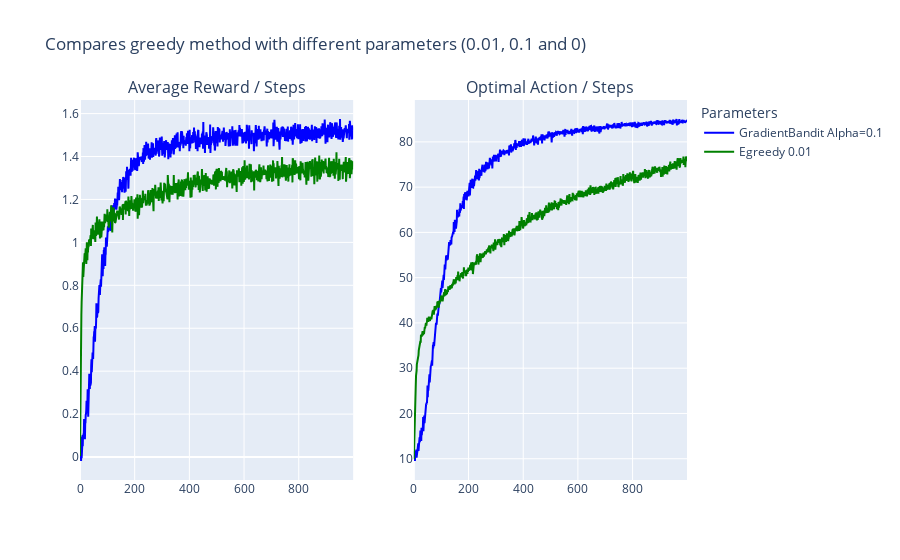

The code cell stored with this chart in its notebook:
### Code cell
results_exp_4 = {
    'GradientBandit Alpha=0.1': {
        "mean_reward": mean_rewards_gb,
        "optimal_action": percent_optimal_action_gb,
        "color": "blue"
    },
    'Egreedy 0.01': {
        "mean_reward": mean_rewards_egreedy,
        "optimal_action": percent_optimal_action_egreedy,
        "color": "green"
    }
}

plot_results(["Average Reward / Steps", "Optimal Action / Steps"], results_exp_4)

### Figure 1 — Plotly figure (JSON) as saved in the notebook; plotly's stock layout.template omitted (floating-point values rounded to 4 significant figures; data arrays with more than 128 entries replaced by an {"elided": "..."} marker saying what was removed)
{"data": [{"line": {"color": "blue"}, "name": "GradientBandit Alpha=0.1", "type": "scatter", "x": {"elided": "1000 int values"}, "xaxis": "x", "y": {"elided": "1000 float values"}, "yaxis": "y"}, {"line": {"color": "blue"}, "showlegend": false, "type": "scatter", "x": {"elided": "1000 int values"}, "xaxis": "x2", "y": {"elided": "1000 float values"}, "yaxis": "y2"}, {"line": {"color": "green"}, "name": "Egreedy 0.01", "type": "scatter", "x": {"elided": "1000 int values"}, "xaxis": "x", "y": {"elided": "1000 float values"}, "yaxis": "y"}, {"line": {"color": "green"}, "showlegend": false, "type": "scatter", "x": {"elided": "1000 int values"}, "xaxis": "x2", "y": {"elided": "1000 float values"}, "yaxis": "y2"}], "layout": {"annotations": [{"font": {"size": 16}, "showarrow": false, "text": "Average Reward / Steps", "x": 0.225, "xanchor": "center", "xref": "paper", "y": 1, "yanchor": "bottom", "yref": "paper"}, {"font": {"size": 16}, "showarrow": false, "text": "Optimal Action / Steps", "x": 0.775, "xanchor": "center", "xref": "paper", "y": 1, "yanchor": "bottom", "yref": "paper"}], "legend": {"title": {"text": "Parameters"}}, "title": {"text": "Compares greedy method with different parameters (0.01, 0.1 and 0)"}, "xaxis": {"anchor": "y", "domain": [0, 0.45]}, "xaxis2": {"anchor": "y2", "domain": [0.55, 1]}, "yaxis": {"anchor": "x", "domain": [0, 1]}, "yaxis2": {"anchor": "x2", "domain": [0, 1]}}}
